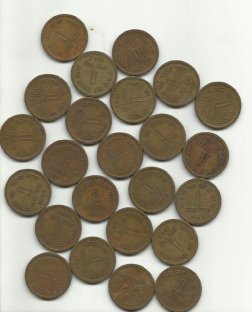
#> input picture img/coins.jpg, 252 x 312 px
$ python 4_15.py
#> lines starting #> are read from the running program, lines starting #| are printed output that depends on the picture; after the words box and inside, x2 and y2 are one past the last pixel; in counts of white or black regions, pixels touching at a corner belong together
import cv2 as cv
import numpy as np
from numpy.core.defchararray import _multiply_dispatcher

img = cv.imread("./img/coins.jpg")
#> img is the input picture: shape (312, 252, 3); mean B, G, R 136.3, 153.2, 161.4
gray = cv.cvtColor(img,cv.COLOR_BGRA2GRAY)
ret ,th = cv.threshold(gray,0,255,cv.THRESH_OTSU+cv.THRESH_BINARY_INV)
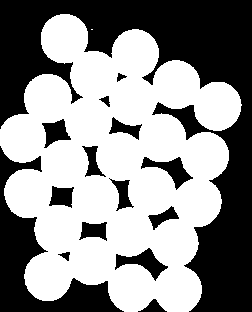
#> th: shape (312, 252); 55.9% white; 15 black regions, largest, box (x1, y1, x2, y2) and area: (0, 0, 252, 312) 24925, (0, 146, 124, 312) 5653, (115, 248, 168, 281) 657
#> ret = 162
#形态学操作
kernal = np.ones((3,3),np.uint8)
opening = cv.morphologyEx(th,cv.MORPH_OPEN,kernal,iterations=2)
#> opening: shape (312, 252); 55.9% white; 15 black regions, largest, box (x1, y1, x2, y2) and area: (0, 0, 252, 312) 24935, (0, 146, 124, 312) 5653, (115, 248, 168, 281) 657
bg = cv.dilate(opening,kernal,iterations=3)
#> bg: shape (312, 252); 66.1% white; 17 black regions (5 under 20 px), largest, box (x1, y1, x2, y2) and area: (0, 0, 252, 312) 21098, (0, 155, 116, 312) 4232, (175, 109, 199, 133) 203
dist_trans = cv.distanceTransform(opening,cv.DIST_L2,5)
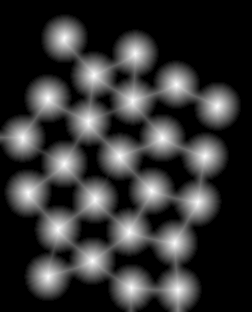
#> dist_trans: shape (312, 252) float32; min 0, max 23.97, mean 4.9; drawn with min black and max white
ret,fg = cv.threshold(dist_trans,0.7*dist_trans.max(),255,0)
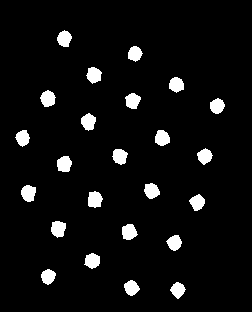
#> fg: shape (312, 252) float32; 5.6% white; 24 white regions, largest, box (x1, y1, x2, y2) and area: (88, 191, 103, 208) 198, (21, 185, 36, 202) 196, (51, 221, 66, 238) 196
#> ret = 16.78
fg = np.uint8(fg)
unknow = cv.subtract(bg,fg)
ret,markers = cv.connectedComponents(fg)
#> markers: shape (312, 252) int32; 25 distinct labels, from 0 to 24
#> ret = 25
markers = markers+1
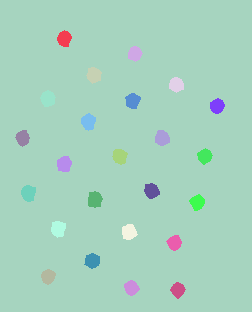
#> markers: shape (312, 252) int32; 25 distinct labels, from 1 to 25; one colour per label, 0 black
markers[unknow==255] = 0
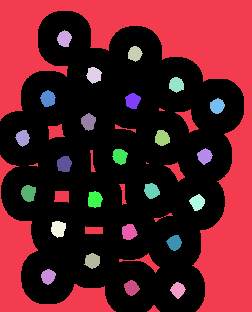
#> markers: shape (312, 252) int32; 26 distinct labels, from 0 to 25; one colour per label, 0 black
# b = markers.astype(np.uint8)
# b = cv.applyColorMap(b, cv.COLORMAP_JET)
# cv.imshow("jet color",b)
markers = cv.watershed(img,markers)
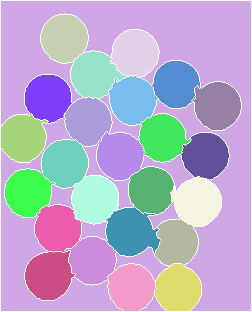
#> markers: shape (312, 252) int32; 26 distinct labels, from -1 to 25; one colour per label, 0 black, -1 white
img[markers == -1] = [127,175,100]
#> img: shape (312, 252, 3); 5.06% of pixels changed, all inside (x1, y1, x2, y2) = (0, 0, 252, 312)
cv.imshow("res",img)
res = np.hstack((th,opening,bg,dist_trans,fg,unknow,markers))
cv.imshow("process",res)
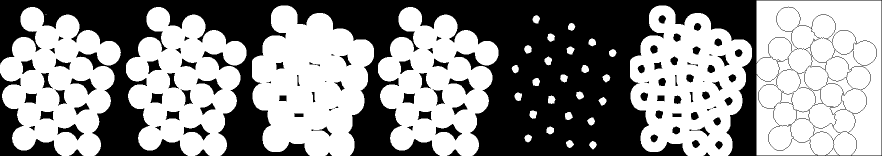
#> window 'process': shape (312, 1764) (shown at 1/2 size); 56.4% white; 95 black regions (10 under 20 px), largest, box (x1, y1, x2, y2) and area: (0, 0, 1764, 312) 214966, (0, 146, 124, 312) 5653, (115, 248, 168, 281) 657
cv.waitKey(0)

$ run again, with img/1.jpg copied over img/coins.jpg
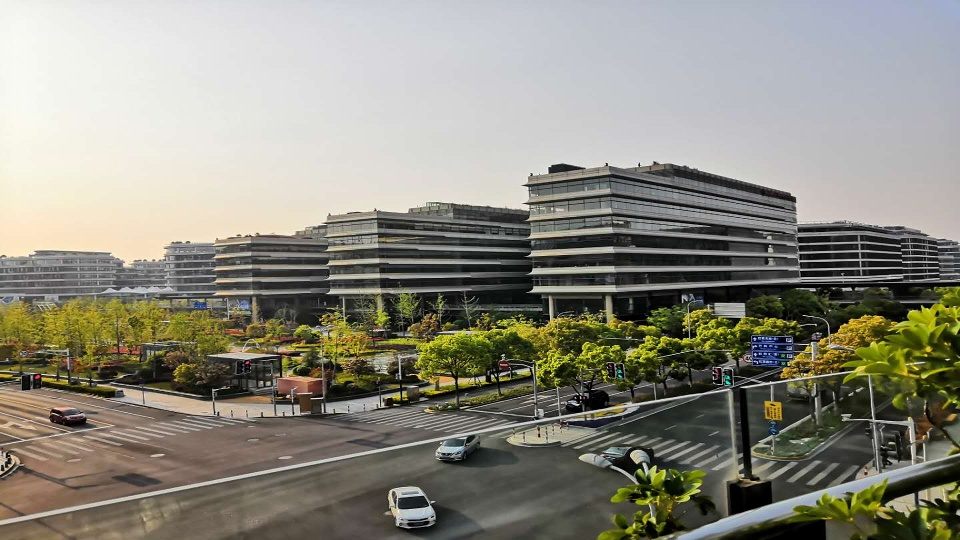
#> input picture img/1.jpg, 960 x 540 px
#> img is the input picture: shape (540, 960, 3); mean B, G, R 126.7, 138.5, 140.6
#> `ret ,th = cv.threshold(gray,0,255,cv.THRESH_OTSU+cv.THRESH_BINARY_INV)`:
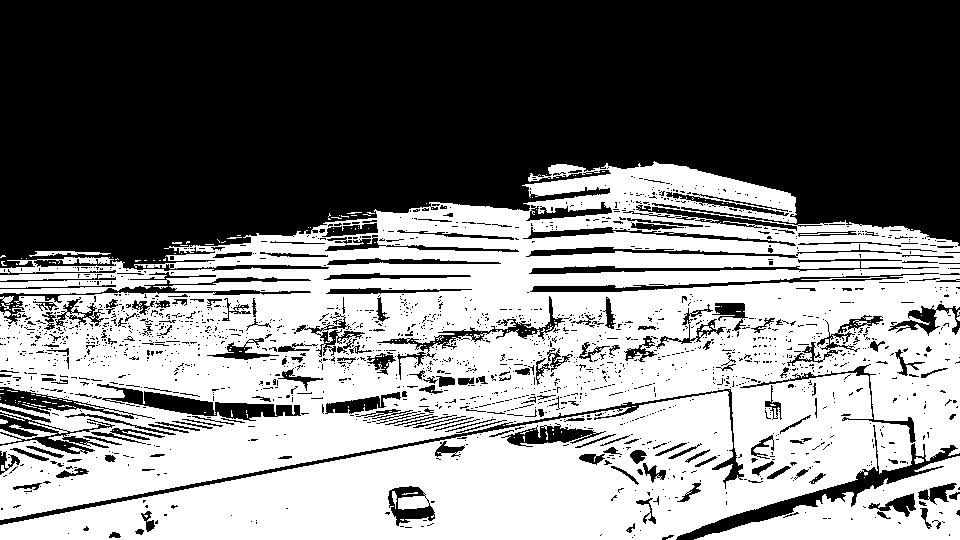
#> th: shape (540, 960); 49.2% white; 218 white regions (202 under 20 px), largest, box (x1, y1, x2, y2) and area: (0, 161, 960, 540) 243772, (694, 456, 960, 540) 9501, (0, 424, 57, 444) 381
#> `ret ,th = cv.threshold(gray,0,255,cv.THRESH_OTSU+cv.THRESH_BINARY_INV)`: ret = 136
#> opening: shape (540, 960); 43.5% white; 144 white regions (3 under 20 px), largest, box (x1, y1, x2, y2) and area: (0, 373, 877, 540) 68227, (0, 275, 960, 520) 67445, (177, 204, 842, 356) 36311
#> bg: shape (540, 960); 55.6% white; 106 black regions (49 under 20 px), largest, box (x1, y1, x2, y2) and area: (0, 0, 960, 294) 208235, (0, 385, 297, 458) 6235, (325, 399, 615, 462) 3085
#> `ret,fg = cv.threshold(dist_trans,0.7*dist_trans.max(),255,0)`: ret = 59.59
#> `ret,markers = cv.connectedComponents(fg)`: ret = 2
#> img: shape (540, 960, 3); 0.77% of pixels changed, all inside (x1, y1, x2, y2) = (0, 0, 960, 540)
#> `cv.imshow("process",res)`:
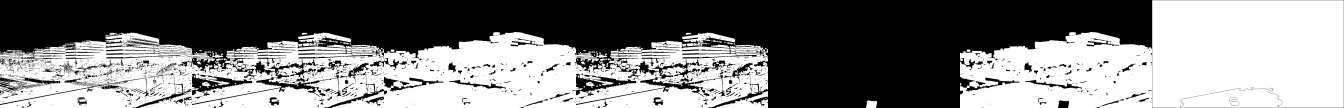
#> window 'process': shape (540, 6720) (shown at 1/5 size); 49.5% white; 490 white regions (202 under 20 px), largest, box (x1, y1, x2, y2) and area: (694, 160, 3840, 540) 594173, (5761, 1, 6719, 539) 514418, (4800, 160, 5760, 540) 286151
